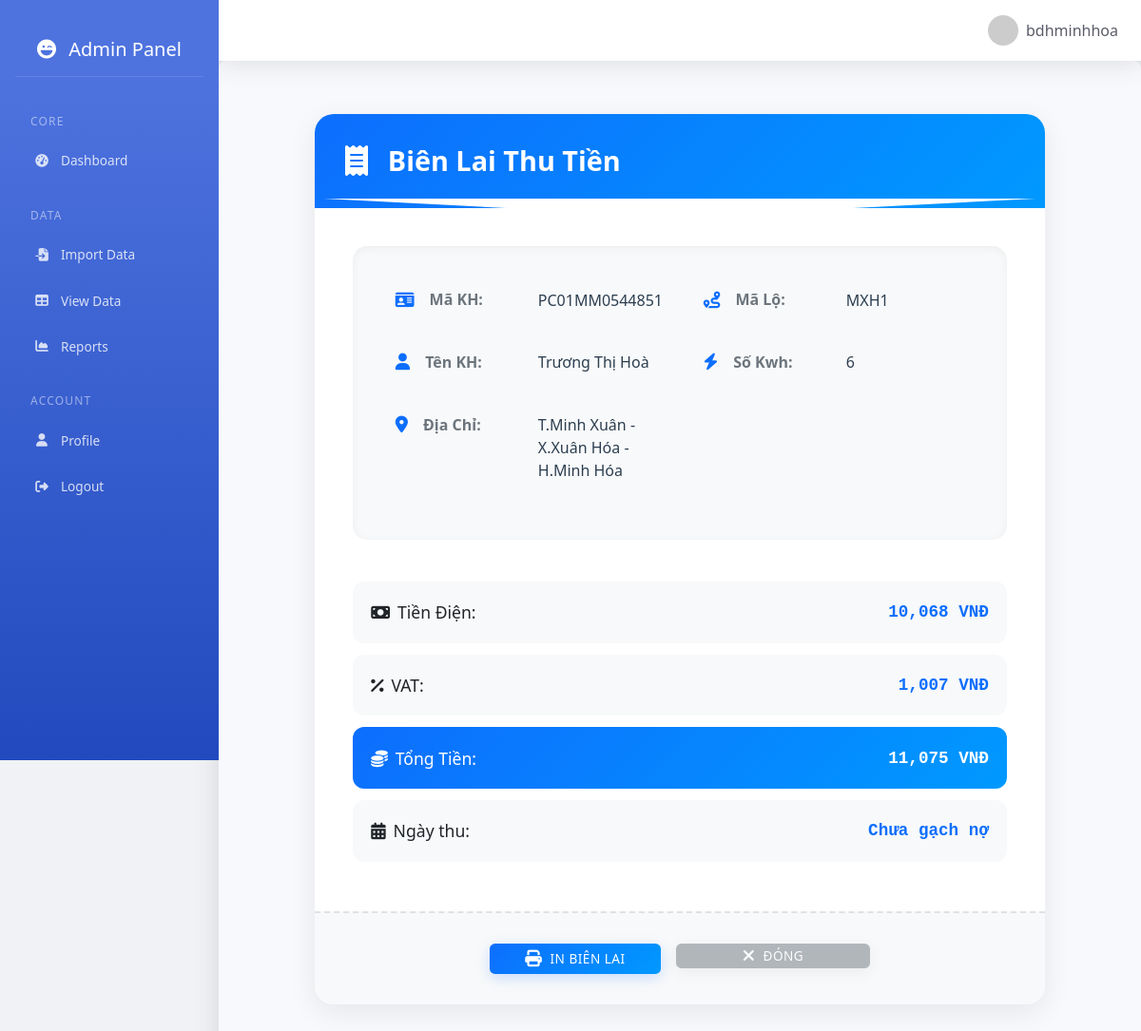
The app's page /print_receipt/30 (signed in), older data.
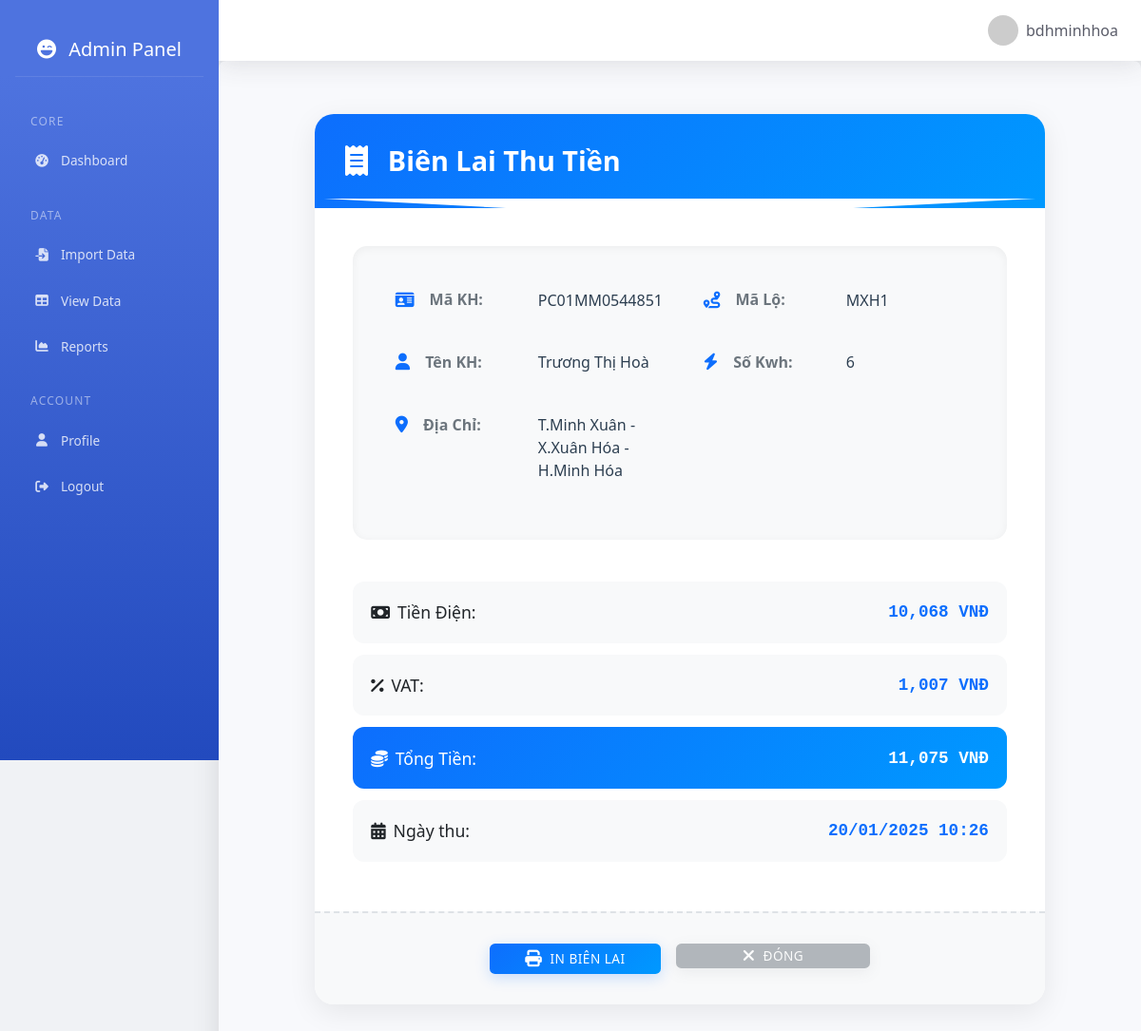
The same page, newer data.
### app.py (models this page shows)
class SalesData(db.Model):
    id = db.Column(db.Integer, primary_key=True)
    stt = db.Column(db.Integer)
    ma_lo = db.Column(db.String(20))
    tt_hd = db.Column(db.String(20))
    ma_khach_hang = db.Column(db.String(50))
    ten_khach_hang = db.Column(db.String(100), index=True)
    dia_chi = db.Column(db.String(200))
    kwh = db.Column(db.String(50))
    tien_dien = db.Column(db.Float)
    vat = db.Column(db.Float)
    tong_tien = db.Column(db.Float)
    tai_khoan_quan_ly = db.Column(db.String(80))  # Thêm trường này
    trang_thai = db.Column(db.String(50))
    ngay_thu = db.Column(db.DateTime, nullable=True)

### app.py (the view)
@app.route('/print_receipt/<int:id>')
def print_receipt(id):
    if 'username' not in session:
        return redirect(url_for('login'))
    data = SalesData.query.get_or_404(id)
    return render_template('print_receipt.html', data=data)

### app.py (called while the page is built)
@app.context_processor
def utility_processor():
    return {
        'datetime': datetime
    }

### templates/print_receipt.html (shortened to what this page needs)
{% extends 'base.html' %}
{% block content %}
<div class="receipt-container">
    <div class="receipt-card">
        <div class="receipt-header">
            <h3 class="receipt-title">
                <i class="fas fa-receipt me-2"></i>
                Biên Lai Thu Tiền
            </h3>
        </div>
        <div class="receipt-body">
            <div class="customer-info">
                <div class="row">
                    <div class="col-md-6">
                        <div class="info-item">
                            <span class="info-label"><i class="fas fa-id-card me-2"></i>Mã KH:</span>
                            <span class="info-value">{{ data.ma_khach_hang }}</span>
                        </div>
                        <div class="info-item">
                            <span class="info-label"><i class="fas fa-user me-2"></i>Tên KH:</span>
                            <span class="info-value">{{ data.ten_khach_hang }}</span>
                        </div>
                        <div class="info-item">
                            <span class="info-label"><i class="fas fa-map-marker-alt me-2"></i>Địa Chỉ:</span>
                            <span class="info-value">{{ data.dia_chi }}</span>
                        </div>
                    </div>
                    <div class="col-md-6">
                        <div class="info-item">
                            <span class="info-label"><i class="fas fa-route me-2"></i>Mã Lộ:</span>
                            <span class="info-value">{{ data.ma_lo }}</span>
                        </div>
                        <div class="info-item">
                            <span class="info-label"><i class="fas fa-bolt me-2"></i>Số Kwh:</span>
                            <span class="info-value">{{ data.kwh }}</span>
                        </div>
                    </div>
                </div>
            </div>
            <table class="receipt-table">
                <tr>
                    <td><i class="fas fa-money-bill me-2"></i>Tiền Điện:</td>
                    <td class="amount">{{ "{:,.0f}".format(data.tien_dien) }} VNĐ</td>
                </tr>
                <tr>
                    <td><i class="fas fa-percentage me-2"></i>VAT:</td>
                    <td class="amount">{{ "{:,.0f}".format(data.vat) }} VNĐ</td>
                </tr>
                <tr class="total-row">
                    <td><i class="fas fa-coins me-2"></i>Tổng Tiền:</td>
                    <td class="amount">{{ "{:,.0f}".format(data.tong_tien) }} VNĐ</td>
                </tr>
                <tr>
                    <td><i class="fas fa-calendar-alt me-2"></i>Ngày thu:</td>
                    <td class="amount">
                        {% if data.ngay_thu %}
                            {{ data.ngay_thu.strftime('%d/%m/%Y %H:%M') }}
                        {% else %}
                            Chưa gạch nợ
                        {% endif %}
                    </td>
                </tr>
            </table>
        </div>
        <div class="receipt-footer">
            <button onclick="printReceipt()" class="btn btn-print">
                <i class="fas fa-print"></i>
                In Biên Lai
            </button>
            <button onclick="window.close()" class="btn btn-close">
                <i class="fas fa-times"></i>
                Đóng
            </button>
        </div>
    </div>
</div>
{% endblock %}

Row changes from the older to the newer data that the page shows:
changed SalesData "PC01MM0544851": ngay_thu (not shown) → "20/01/2025 10:26"
Text that changed along with them:
text no longer shown: "Chưa gạch nợ"
